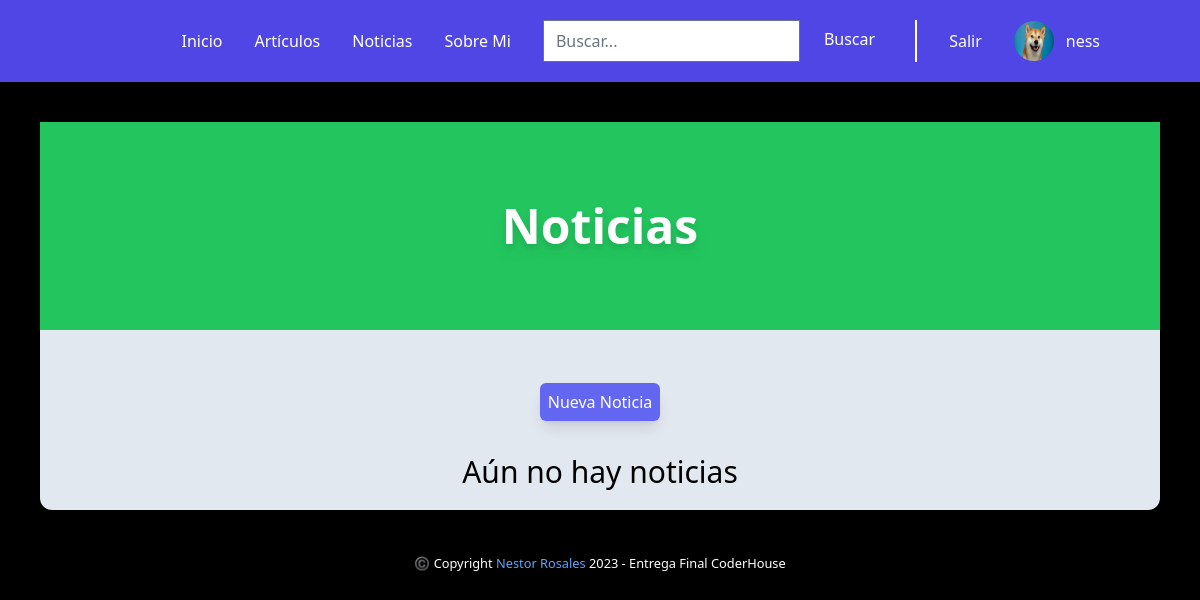
The page /news/ (signed in) on the database as committed earlier.
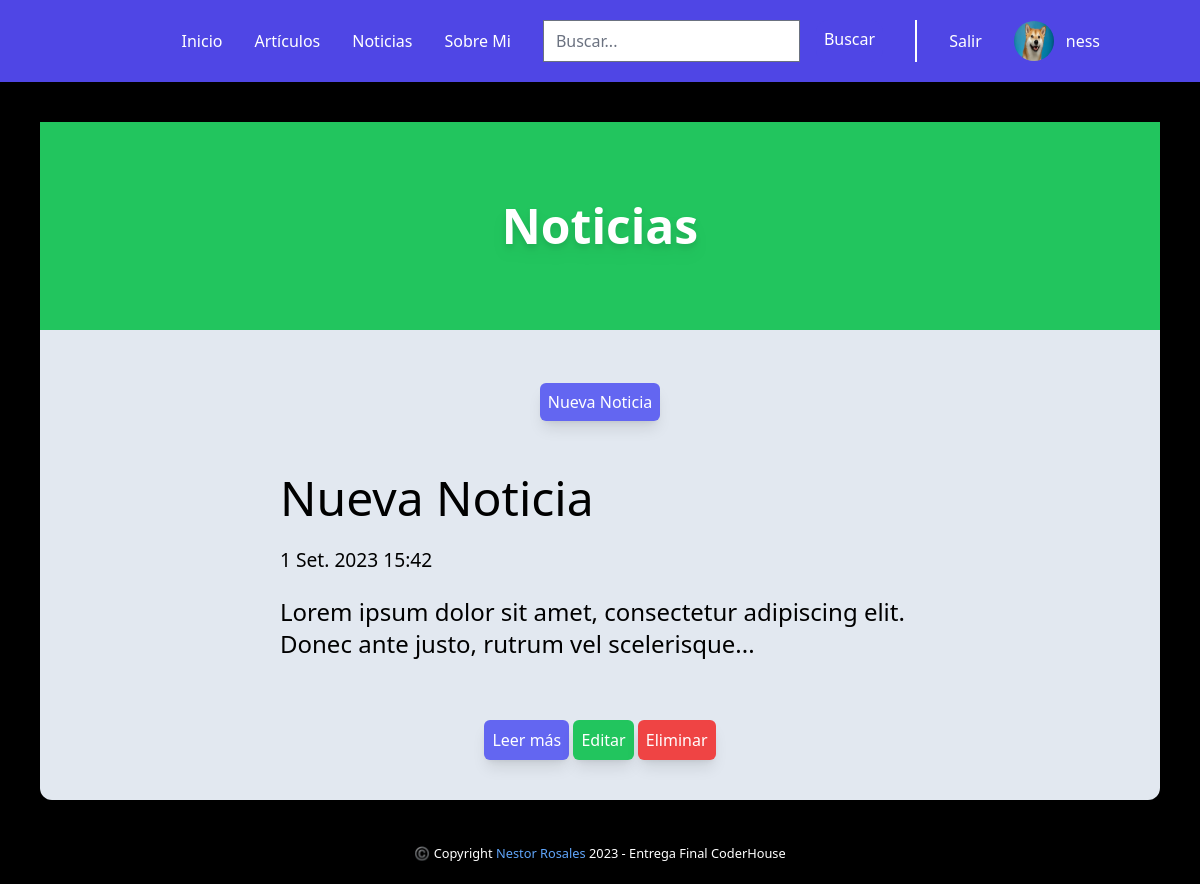
The same page on the database as committed later.
### blog/models.py (models this page shows, shortened)
class Noticia(models.Model):
    titulo = models.CharField(max_length=30)
    cuerpo = RichTextField()
    fecha = models.DateTimeField(auto_now_add=True, editable=False)

### blog/views.py (the view)
# urls.py: path("news/", views.NewsViews.as_view(), name="Noticias",),
class NewsViews(LoginRequiredMixin, ListView):
    model = Noticia
    context_object_name = "noticia"
    template_name = "news.html"

### blog/templates/news.html
{% extends "./index.html" %} {% load static tailwind_tags %} {% block content %}
<main class="text-center flex flex-col gap-5 m-10 bg-slate-200 rounded-xl">
  <div class="py-20 bg-green-500 mb-10">
    <label class="text-5xl text-white font-bold shadow-black drop-shadow-lg">Noticias</label>
  </div>
  {% if request.user.is_superuser %}
  <div>
    <a class="bg-indigo-500 shadow-lg p-2 rounded-md text-white hover:bg-white hover:text-black mt-5" href="{% url 'Crear Noticia' %}">Nueva Noticia</a>
  </div>
  {% endif %}
<ul class="px-60 py-5">
  {% if noticia %}
  <ul class="px-30 py-5">
    {% for n in noticia %}
    <li><h2 class="text-5xl mb-5 text-left">{{n.titulo}}</h2></li>
    <div class="text-left text-2xl"><small>{{n.fecha}}</small></div>
    <li class="mt-5 text-left text-2xl my-10">{{n.cuerpo | safe | slice:":100" }}...</li>
    <p>
      <button
      class="bg-indigo-500 shadow-lg p-2 rounded-md text-white hover:bg-white hover:text-black mt-5"
    >
      <a href="{% url 'Detalle Noticia' n.pk %}">Leer más</a>
    </button>
    {% if request.user.is_superuser %}
    <button
    class="bg-green-500 shadow-lg p-2 rounded-md text-white hover:bg-white hover:text-black mt-5"
    >
    <a href="{% url 'Editar Noticia' n.pk %}">Editar</a>
    </button>
    <button
    class="bg-red-500 shadow-lg p-2 rounded-md text-white hover:bg-white hover:text-black mt-5"
    >
    <a href="{% url 'Eliminar Noticia' n.pk %}">Eliminar</a>
    </button>
    {% endif %}
    </p>
    {% endfor %}
  </ul>
    {% else %}
    <p class="text-3xl">Aún no hay noticias</p>
  {% endif %}
</main>
{% endblock %}

Rows that differ between the two databases and show on the page:
added Noticia: titulo "Nueva Noticia", fecha "1 Set. 2023 15:42", cuerpo "Lorem ipsum dolor sit amet, consectetur adipiscing elit. Donec ante justo, rutrum vel scelerisque"
Other text that changed with them:
text no longer shown: "Aún no hay noticias"
